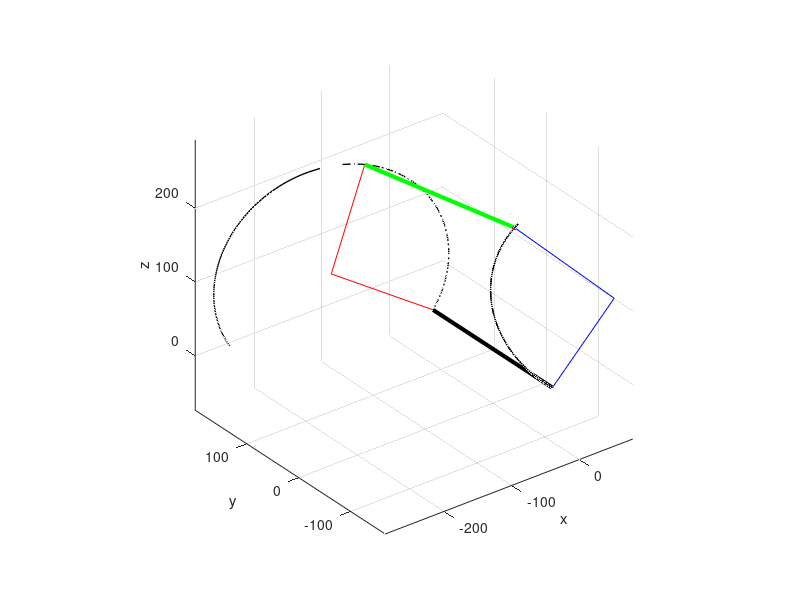

This figure's MATLAB source:
clc
clear
clf
l1 = 230.0692;
l2 = 146.25;
L1 = 230.0692;
L2 = 146.25;

% l1 = 2.20;
% l2 = 1.4725;
% L1 = 2.20;
% L2 = 1.4725;
% deg = pi/180;

q11q12q21q22 = [0.5*pi/2, 1.0*pi/3, 0.8*pi/2, 1.0*pi/6];
% q11q12q21q22 = [1.35283894173723    1.51568066620560    0.771619248250125    1.01963972090195];
q11 = q11q12q21q22(1);
q12 = q11q12q21q22(2);
q21 = q11q12q21q22(3);
q22 = q11q12q21q22(4);

x11 = sin(q11);
y11 = cos(q11);
x12 = sin(q12);
y12 = cos(q12);
x21 = sin(q21);
y21 = cos(q21);
x22 = sin(q22);
y22 = cos(q22);
% x1213 =  sin(q12 + q13);
% y1213 =  cos(q12 + q13);
% x2223 =  sin(q22 + q23);
% y2223 =  cos(q22 + q23);

%% Hand Calculate
%%----------------------------------------------------------------------------            
% the Substitutional Variables
F = cos(q11) * cos(q21) - sin(q11) * sin(q21);
G = sin(q12) - sin(q22);

D1 = 2 * L2 * F;
D2 = 2 * (L2 * cos(q22) + L1 * cos(q21) + L2 * F * cos(q12));

E1 = 2 * (L2 * cos(q12) + L1 * cos(q11) + L2 * F * cos(q22));
E2 = L2 * cos(q12)^2 + 2 * (L2 * F * cos(q22) + L1 * cos(q11)) * cos(q12) + L2 * cos(q22)^2 + 2 * L1 * cos(q21) * cos(q22);

H1 = L2^2;
H2 = 2 * L2 * E1;
H3 = 2 * L2^2 + E1^2 + 2 * L2 * E2 - D1^2;
H4 = 2 * (L2 * E1 + E1 * E2 - D1 * D2);
H5 = L2^2 + 2 * L2 * E2 + E2^2 - D2^2;

I1 = 2 * L2^2 - D1^2;
I2 = 2 * (L2 * E1 - D1 * D2);
I3 = 2 * L2^2 + 2 * L2 * E2 - D2^2;

%%----------------------------Simplified version----------------------------
J1 = L2^2 * G^4 - G^2 * (I1 - I2 + I3) + H1 - H2 + H3 - H4 + H5;
J2 = L2^2 * 8 * G^3 - 4 * G * (I1 - I2 + I3);
J3 = L2^2 * (4 * G^4 + 24 * G^2) - (4 * (I1 - I2 + I3) + 2 * G^2 * (2 * I3 - I2)) - 4 * H1 + 2 * H2 - 2 * H4 + 4 * H5;
J4 = L2^2 * (24 * G^3 + 32 * G) - 4 * G * (-I1 - I2 + 3 * I3);
J5 = L2^2 * (6 * G^4 + 48 * G^2 + 16) - (8 * (I3 - I1) + 2 * G^2 * (3 * I3 - I1)) + 6 * H1 - 2 * H3 + 6 * H5;
J6 = L2^2 * (24 * G^3 + 32 * G) - 4 * G * (-I1 + I2 + 3 * I3);
J7 = L2^2 * (4 * G^4 + 24 * G^2) - (4 * (I1 + I2 + I3) + 2 * G^2 * (I2 + 2 * I3)) - 4 * H1 - 2 * H2 + 2 * H4 + 4 * H5;
J8 = L2^2 * 8 * G^3 - 4 * G * (I1 + I2 + I3);
J9 = L2^2 * G^4 - G^2 * (I1 + I2 + I3) + H1 + H2 + H3 + H4 + H5;

% the coefficient matrix of the 8-degree polynomials equation
CoefficientMatrix8_Ji = [J1, J2, J3, J4, J5, J6, J7, J8, J9];

% calculate the root of the 8-degree polynomials equation
x = roots(CoefficientMatrix8_Ji);
%%----------------------------------------------------------------------------  
% J1 * x.^8  + J2 * x.^7 + J3 * x.^6  + J4 * x.^5 + J5 * x.^4  + J6 * x.^3 + J7 * x.^2 + J8 * x.^1 + J9;

%% Symbolic Solution
% syms x
% C1 * x^8  + C2 * x^7 + C3 * x^6  + C4 * x^5 + C5 * x^4  + C6 * x^3 + C7 * x^2 + C8 * x^1 + C9 = 0;
% x = tan[(q12 + q13/2)/2]
% the coefficient matrix of the 8-degree polynomials equations
% the coefficient matrix of the 8-degree polynomials equation
% CoefficientMatrix8 = [C1, C2, C3, C4, C5, C6, C7, C8, C9];
%%----------------------------------------------------------------------------  
A1 = l2 * x11;
A2 = l2 * x21;
A3 = l2 * x11 * y12 - l2 * x21 * y22;
A4 = l2 * y11;
A5 = l2 * y21;
A6 = l2 * y11 * y12 + l2 * y21 * y22 + l1;

C1 =  (A2^4 + 2*A2^2*A5^2 + A5^4)*x12^4 + (- 4*A2^4 - 8*A2^2*A5^2 - 4*A5^4)*x12^3*x22 + (6*A2^4 + 12*A2^2*A5^2 + 6*A5^4)*x12^2*x22^2 + (2*A1^2*A2^2 - 2*A1^2*A5^2 - 4*A1*A2^2*A3 - 8*A1*A2*A4*A5 + 8*A1*A2*A5*A6 + 4*A1*A3*A5^2 - 2*A2^4 + 2*A2^2*A3^2 - 2*A2^2*A4^2 + 4*A2^2*A4*A6 - 4*A2^2*A5^2 - 2*A2^2*A6^2 + 2*A2^2*l1^2 + 8*A2*A3*A4*A5 - 8*A2*A3*A5*A6 - 2*A3^2*A5^2 + 2*A4^2*A5^2 - 4*A4*A5^2*A6 - 2*A5^4 + 2*A5^2*A6^2 + 2*A5^2*l1^2)*x12^2 + (- 4*A2^4 - 8*A2^2*A5^2 - 4*A5^4)*x12*x22^3 + (- 4*A1^2*A2^2 + 4*A1^2*A5^2 + 8*A1*A2^2*A3 + 16*A1*A2*A4*A5 - 16*A1*A2*A5*A6 - 8*A1*A3*A5^2 + 4*A2^4 - 4*A2^2*A3^2 + 4*A2^2*A4^2 - 8*A2^2*A4*A6 + 8*A2^2*A5^2 + 4*A2^2*A6^2 - 4*A2^2*l1^2 - 16*A2*A3*A4*A5 + 16*A2*A3*A5*A6 + 4*A3^2*A5^2 - 4*A4^2*A5^2 + 8*A4*A5^2*A6 + 4*A5^4 - 4*A5^2*A6^2 - 4*A5^2*l1^2)*x12*x22 + (A2^4 + 2*A2^2*A5^2 + A5^4)*x22^4 + (2*A1^2*A2^2 - 2*A1^2*A5^2 - 4*A1*A2^2*A3 - 8*A1*A2*A4*A5 + 8*A1*A2*A5*A6 + 4*A1*A3*A5^2 - 2*A2^4 + 2*A2^2*A3^2 - 2*A2^2*A4^2 + 4*A2^2*A4*A6 - 4*A2^2*A5^2 - 2*A2^2*A6^2 + 2*A2^2*l1^2 + 8*A2*A3*A4*A5 - 8*A2*A3*A5*A6 - 2*A3^2*A5^2 + 2*A4^2*A5^2 - 4*A4*A5^2*A6 - 2*A5^4 + 2*A5^2*A6^2 + 2*A5^2*l1^2)*x22^2 + A1^4 - 4*A1^3*A3 - 2*A1^2*A2^2 + 6*A1^2*A3^2 + 2*A1^2*A4^2 - 4*A1^2*A4*A6 + 2*A1^2*A5^2 + 2*A1^2*A6^2 - 2*A1^2*l1^2 + 4*A1*A2^2*A3 + 8*A1*A2*A4*A5 - 8*A1*A2*A5*A6 - 4*A1*A3^3 - 4*A1*A3*A4^2 + 8*A1*A3*A4*A6 - 4*A1*A3*A5^2 - 4*A1*A3*A6^2 + 4*A1*A3*l1^2 + A2^4 - 2*A2^2*A3^2 + 2*A2^2*A4^2 - 4*A2^2*A4*A6 + 2*A2^2*A5^2 + 2*A2^2*A6^2 - 2*A2^2*l1^2 - 8*A2*A3*A4*A5 + 8*A2*A3*A5*A6 + A3^4 + 2*A3^2*A4^2 - 4*A3^2*A4*A6 + 2*A3^2*A5^2 + 2*A3^2*A6^2 - 2*A3^2*l1^2 + A4^4 - 4*A4^3*A6 - 2*A4^2*A5^2 + 6*A4^2*A6^2 - 2*A4^2*l1^2 + 4*A4*A5^2*A6 - 4*A4*A6^3 + 4*A4*A6*l1^2 + A5^4 - 2*A5^2*A6^2 - 2*A5^2*l1^2 + A6^4 - 2*A6^2*l1^2 + l1^4;
C2 =  (8*A2^4 + 16*A2^2*A5^2 + 8*A5^4)*x12^3 + (- 24*A2^4 - 48*A2^2*A5^2 - 24*A5^4)*x12^2*x22 + (24*A2^4 + 48*A2^2*A5^2 + 24*A5^4)*x12*x22^2 + (8*A1^2*A2^2 - 8*A1^2*A5^2 - 16*A1*A2^2*A3 - 32*A1*A2*A4*A5 + 32*A1*A2*A5*A6 + 16*A1*A3*A5^2 - 8*A2^4 + 8*A2^2*A3^2 - 8*A2^2*A4^2 + 16*A2^2*A4*A6 - 16*A2^2*A5^2 - 8*A2^2*A6^2 + 8*A2^2*l1^2 + 32*A2*A3*A4*A5 - 32*A2*A3*A5*A6 - 8*A3^2*A5^2 + 8*A4^2*A5^2 - 16*A4*A5^2*A6 - 8*A5^4 + 8*A5^2*A6^2 + 8*A5^2*l1^2)*x12 + (- 8*A2^4 - 16*A2^2*A5^2 - 8*A5^4)*x22^3 + (- 8*A1^2*A2^2 + 8*A1^2*A5^2 + 16*A1*A2^2*A3 + 32*A1*A2*A4*A5 - 32*A1*A2*A5*A6 - 16*A1*A3*A5^2 + 8*A2^4 - 8*A2^2*A3^2 + 8*A2^2*A4^2 - 16*A2^2*A4*A6 + 16*A2^2*A5^2 + 8*A2^2*A6^2 - 8*A2^2*l1^2 - 32*A2*A3*A4*A5 + 32*A2*A3*A5*A6 + 8*A3^2*A5^2 - 8*A4^2*A5^2 + 16*A4*A5^2*A6 + 8*A5^4 - 8*A5^2*A6^2 - 8*A5^2*l1^2)*x22;
C3 =  (4*A2^4 + 8*A2^2*A5^2 + 4*A5^4)*x12^4 + (- 16*A2^4 - 32*A2^2*A5^2 - 16*A5^4)*x12^3*x22 + (24*A2^4 + 48*A2^2*A5^2 + 24*A5^4)*x12^2*x22^2 + (16*A2^4 + 8*A2^2*A3^2 - 8*A1*A2^2*A3 + 32*A2^2*A5^2 - 8*A2^2*A6^2 + 8*A4*A2^2*A6 + 8*A2^2*l1^2 - 32*A2*A3*A5*A6 + 16*A4*A2*A3*A5 + 16*A1*A2*A5*A6 - 8*A3^2*A5^2 + 8*A1*A3*A5^2 + 16*A5^4 + 8*A5^2*A6^2 - 8*A4*A5^2*A6 + 8*A5^2*l1^2)*x12^2 + (- 16*A2^4 - 32*A2^2*A5^2 - 16*A5^4)*x12*x22^3 + (- 32*A2^4 - 16*A2^2*A3^2 + 16*A1*A2^2*A3 - 64*A2^2*A5^2 + 16*A2^2*A6^2 - 16*A4*A2^2*A6 - 16*A2^2*l1^2 + 64*A2*A3*A5*A6 - 32*A4*A2*A3*A5 - 32*A1*A2*A5*A6 + 16*A3^2*A5^2 - 16*A1*A3*A5^2 - 32*A5^4 - 16*A5^2*A6^2 + 16*A4*A5^2*A6 - 16*A5^2*l1^2)*x12*x22 + (4*A2^4 + 8*A2^2*A5^2 + 4*A5^4)*x22^4 + (16*A2^4 + 8*A2^2*A3^2 - 8*A1*A2^2*A3 + 32*A2^2*A5^2 - 8*A2^2*A6^2 + 8*A4*A2^2*A6 + 8*A2^2*l1^2 - 32*A2*A3*A5*A6 + 16*A4*A2*A3*A5 + 16*A1*A2*A5*A6 - 8*A3^2*A5^2 + 8*A1*A3*A5^2 + 16*A5^4 + 8*A5^2*A6^2 - 8*A4*A5^2*A6 + 8*A5^2*l1^2)*x22^2 - 4*A1^4 + 8*A1^3*A3 + 8*A1^2*A2^2 - 8*A1^2*A4^2 + 8*A1^2*A4*A6 - 8*A1^2*A5^2 - 8*A1*A2^2*A3 - 32*A1*A2*A4*A5 + 16*A1*A2*A5*A6 - 8*A1*A3^3 + 8*A1*A3*A4^2 + 8*A1*A3*A5^2 - 8*A1*A3*A6^2 + 8*A1*A3*l1^2 - 4*A2^4 - 8*A2^2*A4^2 + 8*A2^2*A4*A6 - 8*A2^2*A5^2 + 16*A2*A3*A4*A5 + 4*A3^4 - 8*A3^2*A4*A6 + 8*A3^2*A6^2 - 8*A3^2*l1^2 - 4*A4^4 + 8*A4^3*A6 + 8*A4^2*A5^2 - 8*A4*A5^2*A6 - 8*A4*A6^3 + 8*A4*A6*l1^2 - 4*A5^4 + 4*A6^4 - 8*A6^2*l1^2 + 4*l1^4;
C4 =  (24*A2^4 + 48*A2^2*A5^2 + 24*A5^4)*x12^3 + (- 72*A2^4 - 144*A2^2*A5^2 - 72*A5^4)*x12^2*x22 + (72*A2^4 + 144*A2^2*A5^2 + 72*A5^4)*x12*x22^2 + (- 8*A1^2*A2^2 + 8*A1^2*A5^2 - 16*A1*A2^2*A3 + 32*A1*A2*A4*A5 + 32*A1*A2*A5*A6 + 16*A1*A3*A5^2 + 8*A2^4 + 24*A2^2*A3^2 + 8*A2^2*A4^2 + 16*A2^2*A4*A6 + 16*A2^2*A5^2 - 24*A2^2*A6^2 + 24*A2^2*l1^2 + 32*A2*A3*A4*A5 - 96*A2*A3*A5*A6 - 24*A3^2*A5^2 - 8*A4^2*A5^2 - 16*A4*A5^2*A6 + 8*A5^4 + 24*A5^2*A6^2 + 24*A5^2*l1^2)*x12 + (- 24*A2^4 - 48*A2^2*A5^2 - 24*A5^4)*x22^3 + (8*A1^2*A2^2 - 8*A1^2*A5^2 + 16*A1*A2^2*A3 - 32*A1*A2*A4*A5 - 32*A1*A2*A5*A6 - 16*A1*A3*A5^2 - 8*A2^4 - 24*A2^2*A3^2 - 8*A2^2*A4^2 - 16*A2^2*A4*A6 - 16*A2^2*A5^2 + 24*A2^2*A6^2 - 24*A2^2*l1^2 - 32*A2*A3*A4*A5 + 96*A2*A3*A5*A6 + 24*A3^2*A5^2 + 8*A4^2*A5^2 + 16*A4*A5^2*A6 - 8*A5^4 - 24*A5^2*A6^2 - 24*A5^2*l1^2)*x22;
C5 =  (6*A2^4 + 12*A2^2*A5^2 + 6*A5^4)*x12^4 + (- 24*A2^4 - 48*A2^2*A5^2 - 24*A5^4)*x12^3*x22 + (36*A2^4 + 72*A2^2*A5^2 + 36*A5^4)*x12^2*x22^2 + (- 4*A1^2*A2^2 + 4*A1^2*A5^2 + 16*A1*A2*A4*A5 + 36*A2^4 + 12*A2^2*A3^2 + 4*A2^2*A4^2 + 72*A2^2*A5^2 - 12*A2^2*A6^2 + 12*A2^2*l1^2 - 48*A2*A3*A5*A6 - 12*A3^2*A5^2 - 4*A4^2*A5^2 + 36*A5^4 + 12*A5^2*A6^2 + 12*A5^2*l1^2)*x12^2 + (- 24*A2^4 - 48*A2^2*A5^2 - 24*A5^4)*x12*x22^3 + (8*A1^2*A2^2 - 8*A1^2*A5^2 - 32*A1*A2*A4*A5 - 72*A2^4 - 24*A2^2*A3^2 - 8*A2^2*A4^2 - 144*A2^2*A5^2 + 24*A2^2*A6^2 - 24*A2^2*l1^2 + 96*A2*A3*A5*A6 + 24*A3^2*A5^2 + 8*A4^2*A5^2 - 72*A5^4 - 24*A5^2*A6^2 - 24*A5^2*l1^2)*x12*x22 + (6*A2^4 + 12*A2^2*A5^2 + 6*A5^4)*x22^4 + (- 4*A1^2*A2^2 + 4*A1^2*A5^2 + 16*A1*A2*A4*A5 + 36*A2^4 + 12*A2^2*A3^2 + 4*A2^2*A4^2 + 72*A2^2*A5^2 - 12*A2^2*A6^2 + 12*A2^2*l1^2 - 48*A2*A3*A5*A6 - 12*A3^2*A5^2 - 4*A4^2*A5^2 + 36*A5^4 + 12*A5^2*A6^2 + 12*A5^2*l1^2)*x22^2 + 6*A1^4 - 12*A1^2*A2^2 - 12*A1^2*A3^2 + 12*A1^2*A4^2 + 12*A1^2*A5^2 - 4*A1^2*A6^2 + 4*A1^2*l1^2 + 48*A1*A2*A4*A5 - 16*A1*A3*A4*A6 + 6*A2^4 + 4*A2^2*A3^2 + 12*A2^2*A4^2 + 12*A2^2*A5^2 - 4*A2^2*A6^2 + 4*A2^2*l1^2 - 16*A2*A3*A5*A6 + 6*A3^4 - 4*A3^2*A4^2 - 4*A3^2*A5^2 + 12*A3^2*A6^2 - 12*A3^2*l1^2 + 6*A4^4 - 12*A4^2*A5^2 - 12*A4^2*A6^2 + 4*A4^2*l1^2 + 6*A5^4 + 4*A5^2*A6^2 + 4*A5^2*l1^2 + 6*A6^4 - 12*A6^2*l1^2 + 6*l1^4;
C6 = (24*A2^4 + 48*A2^2*A5^2 + 24*A5^4)*x12^3 + (- 72*A2^4 - 144*A2^2*A5^2 - 72*A5^4)*x12^2*x22 + (72*A2^4 + 144*A2^2*A5^2 + 72*A5^4)*x12*x22^2 + (- 8*A1^2*A2^2 + 8*A1^2*A5^2 + 16*A1*A2^2*A3 + 32*A1*A2*A4*A5 - 32*A1*A2*A5*A6 - 16*A1*A3*A5^2 + 8*A2^4 + 24*A2^2*A3^2 + 8*A2^2*A4^2 - 16*A2^2*A4*A6 + 16*A2^2*A5^2 - 24*A2^2*A6^2 + 24*A2^2*l1^2 - 32*A2*A3*A4*A5 - 96*A2*A3*A5*A6 - 24*A3^2*A5^2 - 8*A4^2*A5^2 + 16*A4*A5^2*A6 + 8*A5^4 + 24*A5^2*A6^2 + 24*A5^2*l1^2)*x12 + (- 24*A2^4 - 48*A2^2*A5^2 - 24*A5^4)*x22^3 + (8*A1^2*A2^2 - 8*A1^2*A5^2 - 16*A1*A2^2*A3 - 32*A1*A2*A4*A5 + 32*A1*A2*A5*A6 + 16*A1*A3*A5^2 - 8*A2^4 - 24*A2^2*A3^2 - 8*A2^2*A4^2 + 16*A2^2*A4*A6 - 16*A2^2*A5^2 + 24*A2^2*A6^2 - 24*A2^2*l1^2 + 32*A2*A3*A4*A5 + 96*A2*A3*A5*A6 + 24*A3^2*A5^2 + 8*A4^2*A5^2 - 16*A4*A5^2*A6 - 8*A5^4 - 24*A5^2*A6^2 - 24*A5^2*l1^2)*x22;
C7 = (4*A2^4 + 8*A2^2*A5^2 + 4*A5^4)*x12^4 + (- 16*A2^4 - 32*A2^2*A5^2 - 16*A5^4)*x12^3*x22 + (24*A2^4 + 48*A2^2*A5^2 + 24*A5^4)*x12^2*x22^2 + (16*A2^4 + 8*A2^2*A3^2 + 8*A1*A2^2*A3 + 32*A2^2*A5^2 - 8*A2^2*A6^2 - 8*A4*A2^2*A6 + 8*A2^2*l1^2 - 32*A2*A3*A5*A6 - 16*A4*A2*A3*A5 - 16*A1*A2*A5*A6 - 8*A3^2*A5^2 - 8*A1*A3*A5^2 + 16*A5^4 + 8*A5^2*A6^2 + 8*A4*A5^2*A6 + 8*A5^2*l1^2)*x12^2 + (- 16*A2^4 - 32*A2^2*A5^2 - 16*A5^4)*x12*x22^3 + (- 32*A2^4 - 16*A2^2*A3^2 - 16*A1*A2^2*A3 - 64*A2^2*A5^2 + 16*A2^2*A6^2 + 16*A4*A2^2*A6 - 16*A2^2*l1^2 + 64*A2*A3*A5*A6 + 32*A4*A2*A3*A5 + 32*A1*A2*A5*A6 + 16*A3^2*A5^2 + 16*A1*A3*A5^2 - 32*A5^4 - 16*A5^2*A6^2 - 16*A4*A5^2*A6 - 16*A5^2*l1^2)*x12*x22 + (4*A2^4 + 8*A2^2*A5^2 + 4*A5^4)*x22^4 + (16*A2^4 + 8*A2^2*A3^2 + 8*A1*A2^2*A3 + 32*A2^2*A5^2 - 8*A2^2*A6^2 - 8*A4*A2^2*A6 + 8*A2^2*l1^2 - 32*A2*A3*A5*A6 - 16*A4*A2*A3*A5 - 16*A1*A2*A5*A6 - 8*A3^2*A5^2 - 8*A1*A3*A5^2 + 16*A5^4 + 8*A5^2*A6^2 + 8*A4*A5^2*A6 + 8*A5^2*l1^2)*x22^2 - 4*A1^4 - 8*A1^3*A3 + 8*A1^2*A2^2 - 8*A1^2*A4^2 - 8*A1^2*A4*A6 - 8*A1^2*A5^2 + 8*A1*A2^2*A3 - 32*A1*A2*A4*A5 - 16*A1*A2*A5*A6 + 8*A1*A3^3 - 8*A1*A3*A4^2 - 8*A1*A3*A5^2 + 8*A1*A3*A6^2 - 8*A1*A3*l1^2 - 4*A2^4 - 8*A2^2*A4^2 - 8*A2^2*A4*A6 - 8*A2^2*A5^2 - 16*A2*A3*A4*A5 + 4*A3^4 + 8*A3^2*A4*A6 + 8*A3^2*A6^2 - 8*A3^2*l1^2 - 4*A4^4 - 8*A4^3*A6 + 8*A4^2*A5^2 + 8*A4*A5^2*A6 + 8*A4*A6^3 - 8*A4*A6*l1^2 - 4*A5^4 + 4*A6^4 - 8*A6^2*l1^2 + 4*l1^4;
C8 =  (8*A2^4 + 16*A2^2*A5^2 + 8*A5^4)*x12^3 + (- 24*A2^4 - 48*A2^2*A5^2 - 24*A5^4)*x12^2*x22 + (24*A2^4 + 48*A2^2*A5^2 + 24*A5^4)*x12*x22^2 + (8*A1^2*A2^2 - 8*A1^2*A5^2 + 16*A1*A2^2*A3 - 32*A1*A2*A4*A5 - 32*A1*A2*A5*A6 - 16*A1*A3*A5^2 - 8*A2^4 + 8*A2^2*A3^2 - 8*A2^2*A4^2 - 16*A2^2*A4*A6 - 16*A2^2*A5^2 - 8*A2^2*A6^2 + 8*A2^2*l1^2 - 32*A2*A3*A4*A5 - 32*A2*A3*A5*A6 - 8*A3^2*A5^2 + 8*A4^2*A5^2 + 16*A4*A5^2*A6 - 8*A5^4 + 8*A5^2*A6^2 + 8*A5^2*l1^2)*x12 + (- 8*A2^4 - 16*A2^2*A5^2 - 8*A5^4)*x22^3 + (- 8*A1^2*A2^2 + 8*A1^2*A5^2 - 16*A1*A2^2*A3 + 32*A1*A2*A4*A5 + 32*A1*A2*A5*A6 + 16*A1*A3*A5^2 + 8*A2^4 - 8*A2^2*A3^2 + 8*A2^2*A4^2 + 16*A2^2*A4*A6 + 16*A2^2*A5^2 + 8*A2^2*A6^2 - 8*A2^2*l1^2 + 32*A2*A3*A4*A5 + 32*A2*A3*A5*A6 + 8*A3^2*A5^2 - 8*A4^2*A5^2 - 16*A4*A5^2*A6 + 8*A5^4 - 8*A5^2*A6^2 - 8*A5^2*l1^2)*x22;
C9 =  (A2^4 + 2*A2^2*A5^2 + A5^4)*x12^4 + (- 4*A2^4 - 8*A2^2*A5^2 - 4*A5^4)*x12^3*x22 + (6*A2^4 + 12*A2^2*A5^2 + 6*A5^4)*x12^2*x22^2 + (2*A1^2*A2^2 - 2*A1^2*A5^2 + 4*A1*A2^2*A3 - 8*A1*A2*A4*A5 - 8*A1*A2*A5*A6 - 4*A1*A3*A5^2 - 2*A2^4 + 2*A2^2*A3^2 - 2*A2^2*A4^2 - 4*A2^2*A4*A6 - 4*A2^2*A5^2 - 2*A2^2*A6^2 + 2*A2^2*l1^2 - 8*A2*A3*A4*A5 - 8*A2*A3*A5*A6 - 2*A3^2*A5^2 + 2*A4^2*A5^2 + 4*A4*A5^2*A6 - 2*A5^4 + 2*A5^2*A6^2 + 2*A5^2*l1^2)*x12^2 + (- 4*A2^4 - 8*A2^2*A5^2 - 4*A5^4)*x12*x22^3 + (- 4*A1^2*A2^2 + 4*A1^2*A5^2 - 8*A1*A2^2*A3 + 16*A1*A2*A4*A5 + 16*A1*A2*A5*A6 + 8*A1*A3*A5^2 + 4*A2^4 - 4*A2^2*A3^2 + 4*A2^2*A4^2 + 8*A2^2*A4*A6 + 8*A2^2*A5^2 + 4*A2^2*A6^2 - 4*A2^2*l1^2 + 16*A2*A3*A4*A5 + 16*A2*A3*A5*A6 + 4*A3^2*A5^2 - 4*A4^2*A5^2 - 8*A4*A5^2*A6 + 4*A5^4 - 4*A5^2*A6^2 - 4*A5^2*l1^2)*x12*x22 + (A2^4 + 2*A2^2*A5^2 + A5^4)*x22^4 + (2*A1^2*A2^2 - 2*A1^2*A5^2 + 4*A1*A2^2*A3 - 8*A1*A2*A4*A5 - 8*A1*A2*A5*A6 - 4*A1*A3*A5^2 - 2*A2^4 + 2*A2^2*A3^2 - 2*A2^2*A4^2 - 4*A2^2*A4*A6 - 4*A2^2*A5^2 - 2*A2^2*A6^2 + 2*A2^2*l1^2 - 8*A2*A3*A4*A5 - 8*A2*A3*A5*A6 - 2*A3^2*A5^2 + 2*A4^2*A5^2 + 4*A4*A5^2*A6 - 2*A5^4 + 2*A5^2*A6^2 + 2*A5^2*l1^2)*x22^2 + A1^4 + 4*A1^3*A3 - 2*A1^2*A2^2 + 6*A1^2*A3^2 + 2*A1^2*A4^2 + 4*A1^2*A4*A6 + 2*A1^2*A5^2 + 2*A1^2*A6^2 - 2*A1^2*l1^2 - 4*A1*A2^2*A3 + 8*A1*A2*A4*A5 + 8*A1*A2*A5*A6 + 4*A1*A3^3 + 4*A1*A3*A4^2 + 8*A1*A3*A4*A6 + 4*A1*A3*A5^2 + 4*A1*A3*A6^2 - 4*A1*A3*l1^2 + A2^4 - 2*A2^2*A3^2 + 2*A2^2*A4^2 + 4*A2^2*A4*A6 + 2*A2^2*A5^2 + 2*A2^2*A6^2 - 2*A2^2*l1^2 + 8*A2*A3*A4*A5 + 8*A2*A3*A5*A6 + A3^4 + 2*A3^2*A4^2 + 4*A3^2*A4*A6 + 2*A3^2*A5^2 + 2*A3^2*A6^2 - 2*A3^2*l1^2 + A4^4 + 4*A4^3*A6 - 2*A4^2*A5^2 + 6*A4^2*A6^2 - 2*A4^2*l1^2 - 4*A4*A5^2*A6 + 4*A4*A6^3 - 4*A4*A6*l1^2 + A5^4 - 2*A5^2*A6^2 - 2*A5^2*l1^2 + A6^4 - 2*A6^2*l1^2 + l1^4;

% the coefficient matrix of the 8-degree polynomials equation
CoefficientMatrix8_Ci = [C1, C2, C3, C4, C5, C6, C7, C8, C9];

% calculate the root of the 8-degree polynomials equation
%---------- x = roots()-----------
%x = roots(CoefficientMatrix8_Ci);
%x_verify = polyval(CoefficientMatrix8_Ji,x)
%%----------------------------------------------------------------------------  

%error = CoefficientMatrix8_Ci/CoefficientMatrix8_Ji

%%
% get the value of real number (+/-)
x = x(imag(x) == 0);
% x = real(x);
NumRealq13 = length (x);

% the final value of "+/-theta13" 
% the programm should judge the sign of the value
% q13all =  2 * atan(x)  - q12;

% For real elements of X, atan(X) returns values in the interval [-pi/2,pi/2]
% Here we elimate the q13all = +/-pi, namely, p = [0 0 0 0 0 0]
j =0;
for i = 1:length (x)    
    if  abs( abs(2 * atan(x(i)) - q12) - pi ) > 1e-8 
        j = j + 1;
         q13all(j) =  2 * atan(x(i))  - q12;
    else
        continue;
    end
end

%% ------------------Obtain all of the correct values and assign to q13q23-------------------------
% numbers of i and j are used to count the possible values that satisfy the
% condiation of C1z = C2z; And then, assign all the possible values to
% matrix q13q23;
tic
for Numq13 = 1:length(q13all)
    
    q13SingleValue = q13all(Numq13);
    
    %% -------------- Calculate the value of q23 (theta23) ----------------
    % (q22+q23all)*180/pi
    % sin(q12) + sin(q12+q13SingleValue) - sin(q22) - sin(q22+q23all) == 0
    %  For real elements of x in the interval [-1,1], asin(x) returns values in the interval [-pi/2,pi/2]
    % iterative method to get the optimal value
    for OnlyUsedForFolding_IterativeSolution = 1:1
        %     j = 0;
        %     delta_q13 = 0.1;
        %     while(abs(sin(q12) + sin(q12 + q13SingleValue) - sin(q22)) >= 1 && j <= 500)
        %         j = j + 1;
        %         if q12 + q13SingleValue > pi/2 || (q12 + q13SingleValue > -pi/2 && q12 + q13SingleValue <= 0)
        %             q13SingleValue = q13SingleValue + delta_q13;
        %         elseif q12 + q13SingleValue < -pi/2 || (q12 + q13SingleValue > 0 && q12 + q13SingleValue < pi/2)
        %             q13SingleValue = q13SingleValue - delta_q13;
        %         end
        %     end
    end
    %
    q23all(1) = asin(sin(q12) + sin(q12 + q13SingleValue) - sin(q22)) - q22;
    if sin(q12) + sin(q12 + q13SingleValue) - sin(q22) <= 0
        q23all(2) =  - pi - asin(sin(q12) + sin(q12 + q13SingleValue) - sin(q22)) - q22;
    else
        q23all(2) =    pi - asin(sin(q12) + sin(q12 + q13SingleValue) - sin(q22)) - q22;
    end
    % q23all * 180 / pi
    
    for Numq23 = 1:length(q23all)
        q23SingleValue = q23all(Numq23);
        %%-----------------------Get the output values of Moving Platform-----------------------
        %%--------------------Calculate the position of Ai Bi Ci------------------
        A1 = [0, -L1/2, 0];
        B1 = [L2 * cos(q12) * sin(q11), -L1/2 - L2 * cos(q12) * cos(q11), L2 * sin(q12)];
        C1 = [L2 * (cos(q12) + cos(q12 + q13SingleValue)) * sin(q11), -L1/2 - L2 * (cos(q12) + cos(q12 + q13SingleValue)) * cos(q11), ...
            L2 * (sin(q12) + sin(q12 + q13SingleValue))];
        
        A2 = [0, L1/2, 0];
        B2 = [- L2 * cos(q22) * sin(q21), L1/2 + L2 * cos(q22) * cos(q21), L2 * sin(q22)];
        C2 = [- L2 * (cos(q22) + cos(q22 + q23SingleValue)) * sin(q21), L1/2 + L2 * (cos(q22) + cos(q22 + q23SingleValue)) * cos(q21),...
            L2 * (sin(q22) + sin(q22 + q23SingleValue))];
        %%------------------------------------------------------------------------
        JudgeLength_C1C2(Numq23) = norm(C1 - C2) - L1;        
       % Plot;
    end    
    norm(C1 - C2) - L1
    %Choose the column of minmum solution
    [~,col] = find(JudgeLength_C1C2 == min(JudgeLength_C1C2));
    
    %% Note:::::::::::::
    %  The value from 8-degree polynomials equation is not correct!!!!!
    % In order to get the right value, here, I use the calculated minimum q13SingleValue data to approch the correct value
       
    % Approching Algorithm is a iterative pocesss see below in
    % While loop
    if   abs(abs( q13all(Numq13) ) - pi) > 1e-8 || abs(JudgeLength_C1C2(col(1))) > 1e-8
        if abs(C1(3) - C2(3)) < 1e-8 && abs(abs( q13all(Numq13) ) - pi) > 1e-8 && ...
                abs(abs( q23all(col(1)) ) - pi) > 1e-8 && abs(JudgeLength_C1C2(col(1))) < 1e-8
            JudgeLength_C1C2_min = JudgeLength_C1C2(col(1));
        else
            %---------- Method I ----------
            for OnlyUsedForFolding_IterativeSolution = 1:1
                % We simple the one cycle points
                ii = 0;
                for i_angle = 0:1*pi/180:pi
                    q13SingleValue = i_angle;
                    %
                    sin_value = sin(q12) + sin(q12 + q13SingleValue) - sin(q22);
                    zC1 = sin(q12) + sin(q12 + q13SingleValue);
                    %
                    if sin_value > 1 || zC1 < 0
                        continue;
                    end
                    ii = ii + 1;
                    q13SingleValue_mat(ii) = i_angle;
                    %
                    q23all(1) = asin(sin_value) - q22;
                    if sin_value <= 0
                        q23all(2) =  - pi - asin(sin_value) - q22;
                    else
                        q23all(2) =    pi - asin(sin_value) - q22;
                    end
                    % Calculate q23SingleValue = -pi ~ pi
                    for i_q23all = 1:2
                        q23SingleValue = q23all(i_q23all);
                        C1 = [L2 * (cos(q12) + cos(q12 + q13SingleValue)) * sin(q11), -L1/2 - L2 * (cos(q12) + cos(q12 + q13SingleValue)) * cos(q11), ...
                            L2 * (sin(q12) + sin(q12 + q13SingleValue))];
                        C2 = [- L2 * (cos(q22) + cos(q22 + q23SingleValue)) * sin(q21), L1/2 + L2 * (cos(q22) + cos(q22 + q23SingleValue)) * cos(q21),...
                            L2 * (sin(q22) + sin(q22 + q23SingleValue))];
                        JudgeLength_C1C2_Solution(i_q23all,ii) = norm(C1 - C2) - L1;
                        q23SingleValue_mat(i_q23all,ii) = q23all(i_q23all);
                        if i_q23all == 1
                            C11_mat(ii,:) = C1;
                            C21_mat(ii,:) = C2;
                        else
                            C12_mat(ii,:) = C1;
                            C22_mat(ii,:) = C2;
                        end
                    end
                    
                end
                plot3(C11_mat(:,1), C11_mat(:,2), C11_mat(:,3),'k-','linewidth',1); hold on;
                plot3(C21_mat(:,1), C21_mat(:,2), C21_mat(:,3),'k-','linewidth',1); hold on;
                plot3(C12_mat(:,1), C12_mat(:,2), C12_mat(:,3),'k-.','linewidth',1); hold on;
                plot3(C22_mat(:,1), C22_mat(:,2), C22_mat(:,3),'k-.','linewidth',1); hold on;                
                
                for i_q23all = 1:2
                    B = JudgeLength_C1C2_Solution(i_q23all,:);
                    col_B_positive = find(B>0);
                    col_B_zero = find(B <= 1e-8);
                    if isempty(col_B_zero) ~= 1 && min(col_B_zero) < length(B)
                        Changepoint_positive_min = min(col_B_zero);
                        i_q23all_selected = i_q23all;
                        JudgeLength_C1C2_min = 0;
                    else
                        j = 0;
                        Changepoint_postive = [];
                        for i = 1:length(col_B_positive)
                            if i == 1 && col_B_positive(1)>1
                                j = j + 1;
                                Changepoint_postive(j) = col_B_positive(i);
                            elseif i < length(col_B_positive) && col_B_positive(i+1) - col_B_positive(i) > 1
                                j = j + 1;
                                Changepoint_postive(j) = col_B_positive(i);
                                j = j + 1;
                                Changepoint_postive(j) = col_B_positive(i+1);
                            elseif i == length(col_B_positive) && col_B_positive(length(col_B_positive))<length(B)
                                j = j + 1;
                                Changepoint_postive(j) = col_B_positive(i);
                            end
                            Changepoint_positive_min = min(Changepoint_postive);
                        end
                        
                        if isempty(Changepoint_postive) == 1
                            JudgeLength_C1C2_min = [];
                            Changepoint_positive_min = [];
                            continue
                        else
                            JudgeLength_C1C2_min = min(B(Changepoint_postive));
                            i_q23all_selected = i_q23all;
                        end
                    end
                    
                    q13SingleValue = q13SingleValue_mat(Changepoint_positive_min);
                    q23SingleValue = q23SingleValue_mat(i_q23all_selected,Changepoint_positive_min);
                    C1 = [L2 * (cos(q12) + cos(q12 + q13SingleValue)) * sin(q11), -L1/2 - L2 * (cos(q12) + cos(q12 + q13SingleValue)) * cos(q11), ...
                        L2 * (sin(q12) + sin(q12 + q13SingleValue))];
                    C2 = [- L2 * (cos(q22) + cos(q22 + q23SingleValue)) * sin(q21), L1/2 + L2 * (cos(q22) + cos(q22 + q23SingleValue)) * cos(q21),...
                        L2 * (sin(q22) + sin(q22 + q23SingleValue))];
                    
                    plot3(C12_mat(Changepoint_positive_min,1), C12_mat(Changepoint_positive_min,2), C12_mat(Changepoint_positive_min,3),'r.','markersize',10); hold on;
                    
                    %---------------------- Iterative Start --------------------
                    delta_q13 = 0.05;
                    q13SingleValue = q13SingleValue - delta_q13;                     
                    % norm(C1 - C2) - L1
                    SignChange_1 = 0;
                    SignChange_2 = 0;
                    k = 0;
                    % iterative method to get the optimal value
                    while(abs(norm(C1 - C2) - L1) > 1e-8 && k <= 500)
                        k = k + 1;
                        % Here, we must make sure 'sin_value belongs to [-1 1]'
                        sin_value = sin(q12) + sin(q12 + q13SingleValue) - sin(q22);
                        %
                        q23all(1) = asin(sin_value) - q22;
                        if sin_value <= 0
                            q23all(2) =  - pi - asin(sin_value) - q22;
                        else
                            q23all(2) =    pi - asin(sin_value) - q22;
                        end
                        
                        % Choose the correct q23all
                        q23SingleValue = q23all(i_q23all_selected);
                        C1 = [L2 * (cos(q12) + cos(q12 + q13SingleValue)) * sin(q11), -L1/2 - L2 * (cos(q12) + cos(q12 + q13SingleValue)) * cos(q11), ...
                            L2 * (sin(q12) + sin(q12 + q13SingleValue))];
                        C2 = [- L2 * (cos(q22) + cos(q22 + q23SingleValue)) * sin(q21), L1/2 + L2 * (cos(q22) + cos(q22 + q23SingleValue)) * cos(q21),...
                            L2 * (sin(q22) + sin(q22 + q23SingleValue))];
                        
                        JudgeLength_C1C2_min = norm(C1 - C2) - L1;
                        %JudgeLength_C1C2_min
                        if JudgeLength_C1C2_min > 0
                            if SignChange_1 == 0
                                if(norm(C1 - C2) - L1) - JudgeLength_C1C2_min < 0
                                    delta_q13 = 0.5 * delta_q13;
                                elseif (norm(C1 - C2) - L1) - JudgeLength_C1C2_min >= 0
                                    delta_q13 = - 0.5 * delta_q13;
                                end
                            end
                            SignChange_1 = SignChange_1 + 1;
                            SignChange_2 = 0;
                        elseif JudgeLength_C1C2_min < 0
                            if SignChange_2 == 0   
                                if(norm(C1 - C2) - L1) - JudgeLength_C1C2_min > 0
                                    delta_q13 = 0.5 * delta_q13;
                                elseif (norm(C1 - C2) - L1) - JudgeLength_C1C2_min <= 0
                                    delta_q13 = - 0.5 * delta_q13;
                                end
                            end
                            SignChange_1 = 0;
                            SignChange_2 = SignChange_2 + 1;
                        end
                        
                        q13SingleValue = q13SingleValue - delta_q13;
                        %hold off
                        %Plot;
                    end
                    
                    %---------------------- Iterative end --------------------
                end
            end
        end
        % assign the values to q13q23
        q13 = q13SingleValue;
        q23 = q23SingleValue;
        
        % Calculate the center point of moving platform
        p(1:3) = (C1 + C2) / 2;
        C1C2 = C2 - C1;
        yaxis = [0, 1, 0];
        % Judge the direction of the rotation around Z-axis
        if C1(1) < C2(1)
            gamma = -acos((C1C2 * yaxis')/(norm(C1C2)* norm(yaxis)));
        else
            gamma = acos((C1C2 * yaxis')/(norm(C1C2)* norm(yaxis)));
        end
        p(4:6) = [0, 0, gamma];
        ABC = [A1, B1, C1, A2, B2, C2];
        
        %%-------------------------q14q15 and q24q25------------------------------
        % Calculate the angles of q14q15 and q24q25
        q14 = q12 + q13 - pi/2;
        q15 = q11;
        q24 = q22 + q23 - pi/2;
        q25 = q21;
        %%------------------------------------------------------------------------
        %%-------------------------q11-q15 and q21-q25------------------------------
        q1q2 = [q11, q12, q13, q14, q15, q21, q22, q23, q24, q25]; 
        if isempty(JudgeLength_C1C2_min) == 1 || JudgeLength_C1C2_min < 1e-8 
            if isempty(JudgeLength_C1C2_min) == 1 || abs( abs(q13) - pi) < 1e-8
                display('Only Zero Position exist, Calculation process is stopped!');
            end
            break
        else
            continue
        end
    elseif  abs(abs( q13all(Numq13) ) - pi) < 1e-8 && abs(JudgeLength_C1C2(col(1))) < 1e-8
        display('Zero Position, Calculation process needs to check!');
        p = [0 0 0 0 0 0];
        gamma = 0;
        q13 = pi;
        q23 = pi;
        ABC = [A1, B1, C1, A2, B2, C2];
        q14 = q12 + q13 - pi/2;
        q15 = q11;
        q24 = q22 + q23 - pi/2;
        q25 = q21;
        q1q2 = [q11, q12, q13, q14, q15, q21, q22, q23, q24, q25];  
    else
        display('No solution for this input, Calculation process is stopped');
        p = [];
        ABC = [];
        q1q2 = [0, pi/4, pi/2, -pi/4, 0, 0, pi/4, pi/2, -pi/4, 0];
    end        

end
toc

norm(C1 - C2) - L1
%k
 %% --------------------Plot the mechanism Ai Bi Ci------------------
 PA1B1C1x = [A1(1), B1(1), C1(1)];
 PA1B1C1y = [A1(2), B1(2), C1(2)];
 PA1B1C1z = [A1(3), B1(3), C1(3)];
 plot3(PA1B1C1x, PA1B1C1y, PA1B1C1z,'b-'); hold on;
 
 PA2B2C2x = [A2(1), B2(1), C2(1)];
 PA2B2C2y = [A2(2), B2(2), C2(2)];
 PA2B2C2z = [A2(3), B2(3), C2(3)];
 plot3(PA2B2C2x, PA2B2C2y, PA2B2C2z,'r-'); hold on;
 
 PC1C2x = [C1(1), C2(1)];
 PC1C2y = [C1(2), C2(2)];
 PC1C2z = [C1(3), C2(3)];
 plot3(PC1C2x, PC1C2y, PC1C2z,'g-','linewidth',3); hold on;
 
 PA1A2x = [A1(1), A2(1)];
 PA1A2y = [A1(2), A2(2)];
 PA1A2z = [A1(3), A2(3)];
 plot3(PA1A2x, PA1A2y, PA1A2z,'k-','linewidth',3); hold on;
 
 grid on;
 axis equal;
 xlabel('x');
 ylabel('y');
 zlabel('z');
 
%----------------- plot xyz axes of base point --------------
x_axis = [0.5 0 0];
y_axis = [0 0.5 0];
z_axis = [0 0 0.5];
OP= [0 0 0];
xyz = [OP;x_axis;OP;y_axis;OP;z_axis];
i = 1:2;
plot3(xyz(i,1),xyz(i,2),xyz(i,3),'-r');
i = 3:4;
plot3(xyz(i,1),xyz(i,2),xyz(i,3),'-g');
i = 5:6;
plot3(xyz(i,1),xyz(i,2),xyz(i,3),'-b');
axis equal;
%-----------------------------------------------------------


